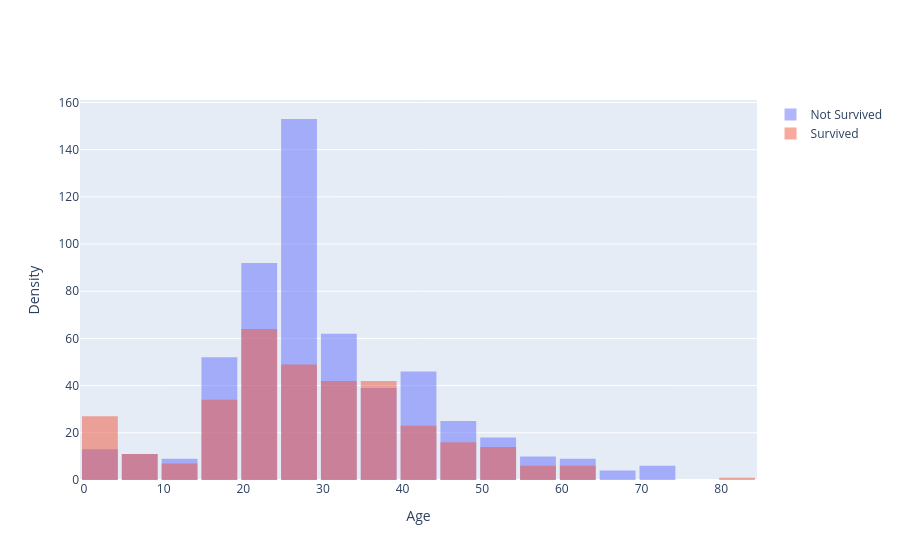

This figure's notebook cell:
### Code cell
import plotly.graph_objects as go


fig = go.Figure()

fig.add_trace(go.Histogram(x=X[X['Survived']==0]['Age'], name='Not Survived', opacity=0.5))
fig.add_trace(go.Histogram(x=X[X['Survived']==1]['Age'], name='Survived', opacity=0.5))

fig.update_layout(
    #title='Age Distribution by Survival',
    xaxis_title='Age',
    yaxis_title='Density',
    barmode='overlay',  
    bargap=0.1, 
)

fig.write_image("results/age_distribution_by_survival.png", scale=3)
fig.show()

### Figure 1 — Plotly figure (JSON) as saved in the notebook; plotly's stock layout.template omitted (floating-point values rounded to 4 significant figures; data arrays with more than 128 entries replaced by an {"elided": "..."} marker saying what was removed)
{"data": [{"name": "Not Survived", "opacity": 0.5, "type": "histogram", "x": {"elided": "549 int values"}}, {"name": "Survived", "opacity": 0.5, "type": "histogram", "x": {"elided": "342 int values"}}], "layout": {"bargap": 0.1, "barmode": "overlay", "xaxis": {"title": {"text": "Age"}}, "yaxis": {"title": {"text": "Density"}}}}
